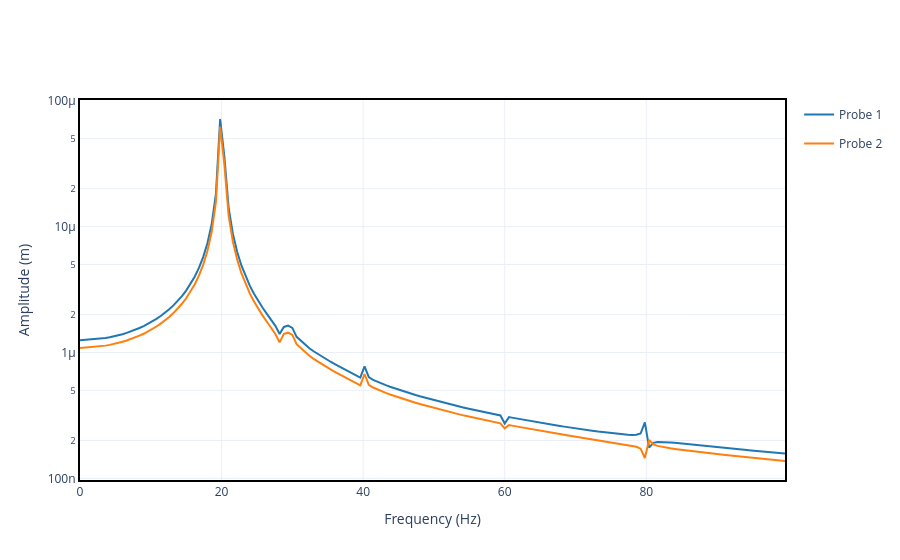

The code cell stored with this chart in its notebook:
### Code cell
"""Plots the frequency response for the two given probes."""
crack.plot_dfft([probe1, probe2], range_freq=[0, 100], yaxis_type="log").show()

### Figure 1 — Plotly figure (JSON) as saved in the notebook; plotly's stock layout.template omitted (floating-point values rounded to 4 significant figures; data arrays with more than 128 entries replaced by an {"elided": "..."} marker saying what was removed)
{"data": [{"hovertemplate": "Frequency (Hz): %{x:.2f}<br>Amplitude (m): %{y:.2e}", "legendgroup": "Probe 1", "mode": "lines", "name": "Probe 1", "showlegend": true, "type": "scatter", "x": {"elided": "167 float values"}, "y": {"elided": "167 float values"}}, {"hovertemplate": "Frequency (Hz): %{x:.2f}<br>Amplitude (m): %{y:.2e}", "legendgroup": "Probe 2", "mode": "lines", "name": "Probe 2", "showlegend": true, "type": "scatter", "x": {"elided": "167 float values"}, "y": {"elided": "167 float values"}}], "layout": {"xaxis": {"title": {"text": "Frequency (Hz)"}}, "yaxis": {"title": {"text": "Amplitude (m)"}, "type": "log"}}}
